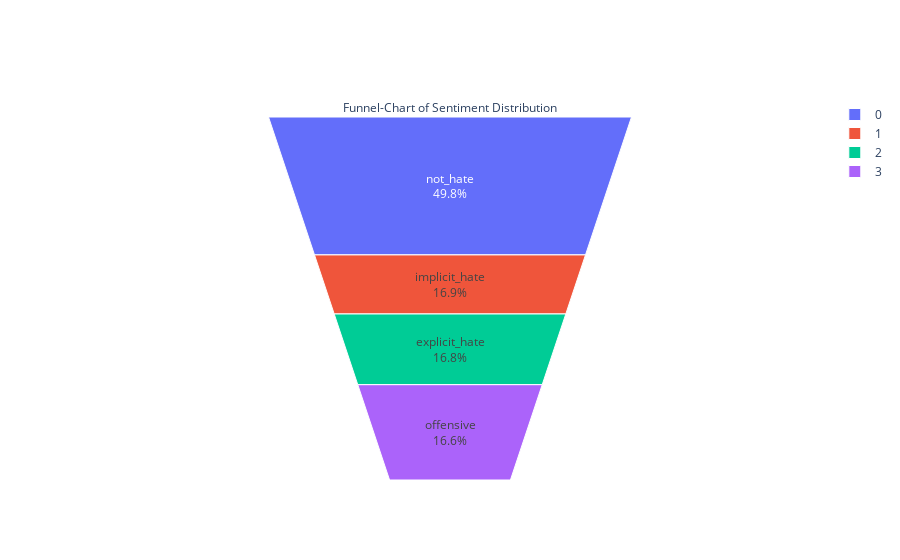

Here is the notebook cell this chart was saved with:
### Code cell
fig = go.Figure(go.Funnelarea(
    text =temp['class'],
    values = temp.text,
    title = {"position": "top center", "text": "Funnel-Chart of Sentiment Distribution"}
    ))
fig.show()

### Figure 1 — Plotly figure (JSON) as saved in the notebook; plotly's stock layout.template omitted (floating-point values rounded to 4 significant figures)
{"data": [{"text": ["not_hate", "implicit_hate", "explicit_hate", "offensive"], "title": {"position": "top center", "text": "Funnel-Chart of Sentiment Distribution"}, "type": "funnelarea", "values": [5970, 2027, 2009, 1987]}], "layout": {}}
